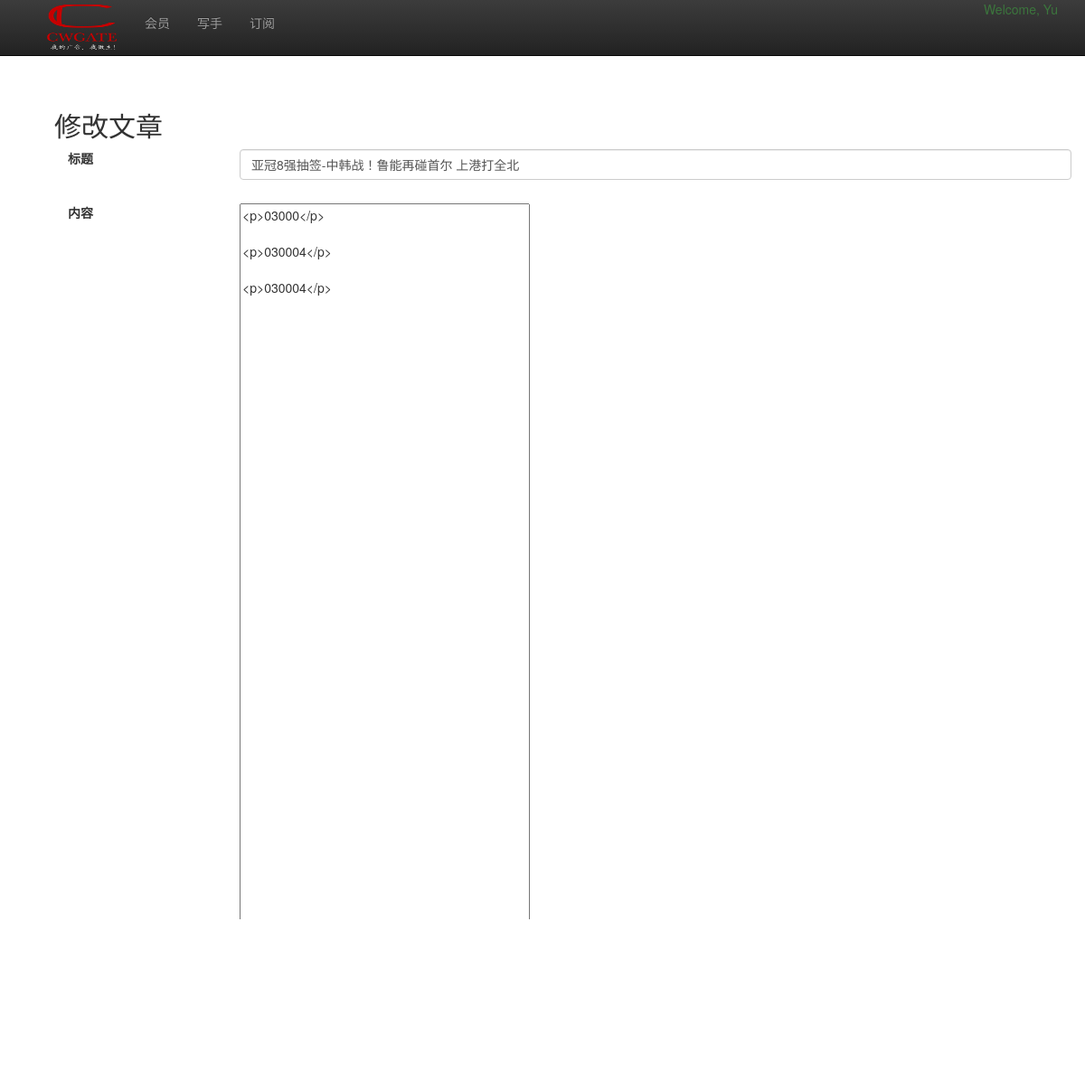
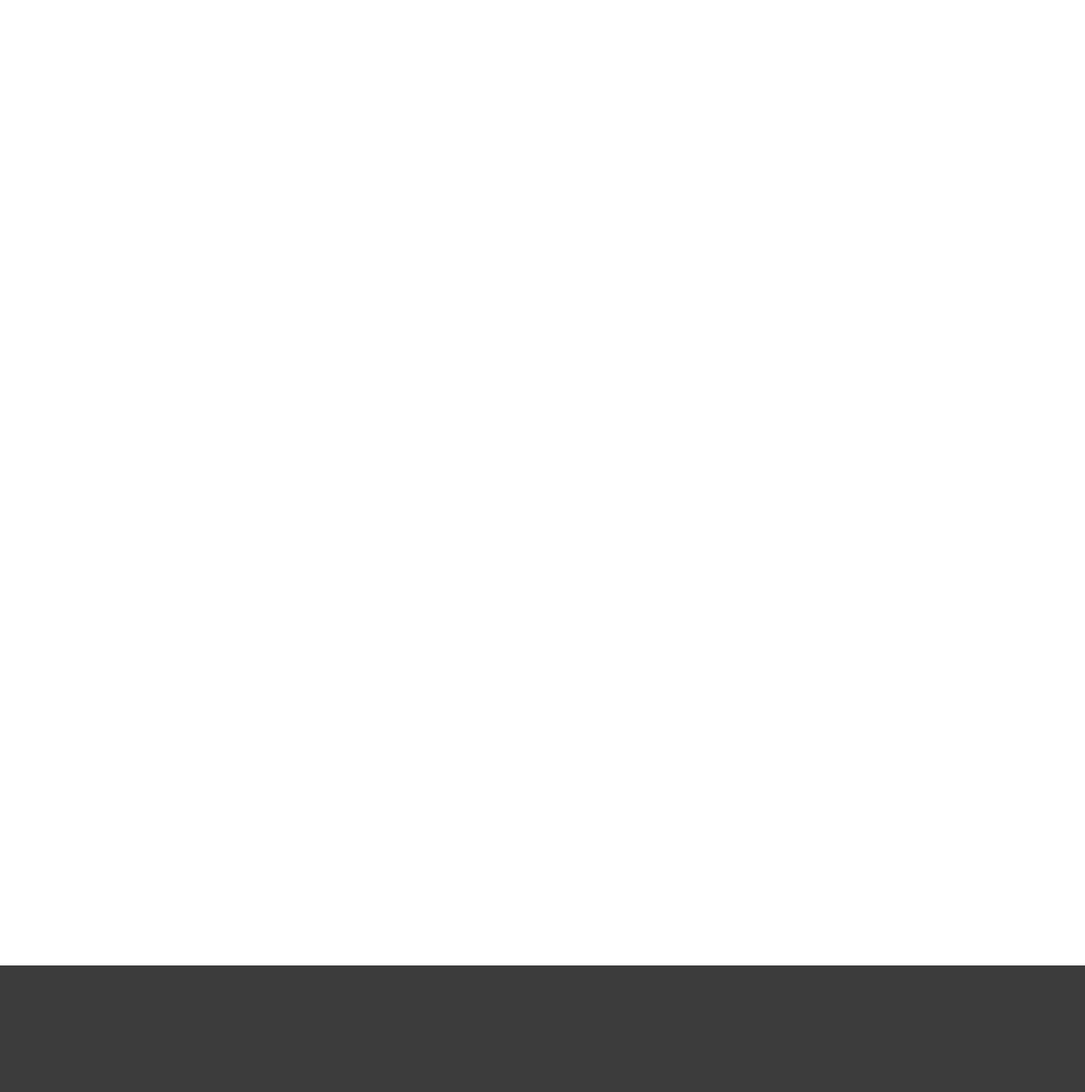
The app's page /editor/articles/1/edit/ (signed in), older data (2 pictures, top to bottom).
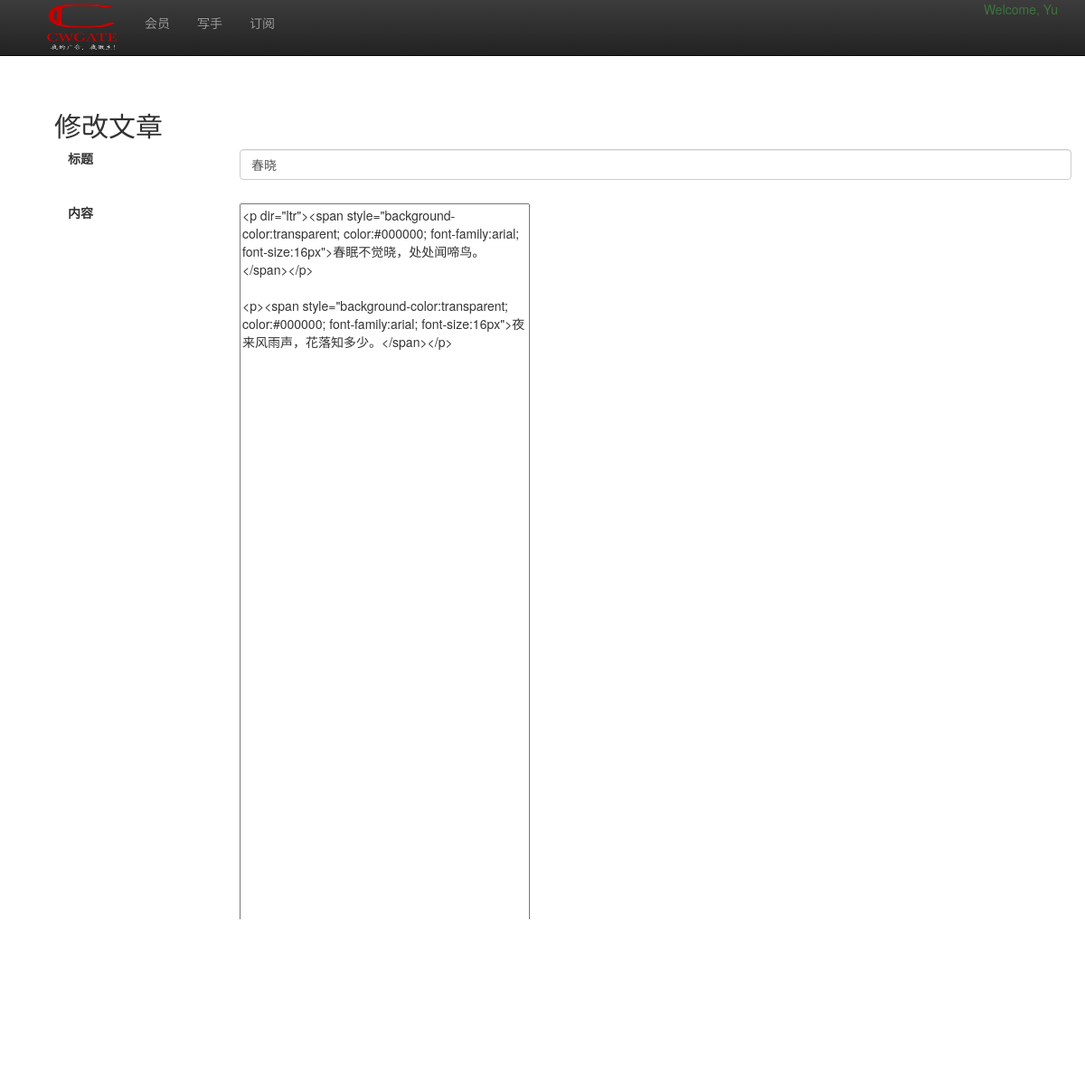
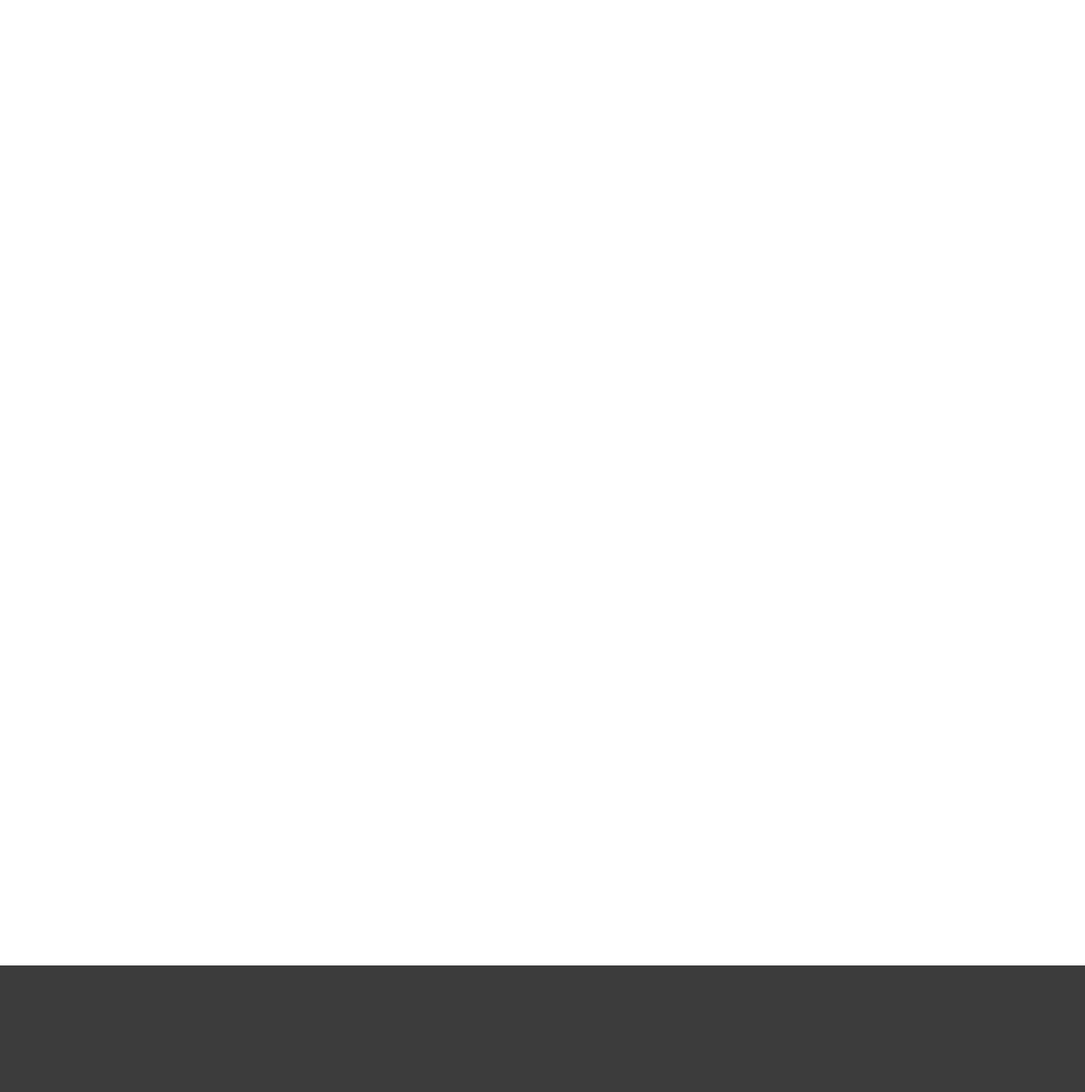
The same page, newer data (2 pictures, top to bottom).
### editor/models.py (models this page shows)
class Articles(models.Model):
    author = models.ForeignKey(Users, related_name='Users', null=True)
    title = models.TextField(null=True)
    content = models.TextField(null=True)
    num_like = models.IntegerField(null=True, default=0)
    num_read = models.IntegerField(null=True, default=0)
    num_frwd = models.IntegerField(null=True, default=0)
    num_para = models.IntegerField(null=True, default=0)

### editor/views.py (the view)
# urls.py: url(r'^articles/(?P<article_id>\d+)/edit/$', views.edit_writer_article, name='edit_writer_article'),
@render_to('editor.html')
@login_required
def edit_writer_article(request, article_id):
    try:
        writer_article = Articles.objects.get(id=article_id)
        form = ArticleForm(
            instance = writer_article
        )
    except Articles.DoesNotExist:
        form = ArticleForm()
    return {
        'form': form,
        'logged_in': _logged_in(request)
    }

### editor/forms.py
class ArticleForm(forms.ModelForm):
    title = forms.CharField(
        widget=forms.TextInput(
            attrs={
                'id': 'text_editor_title',
                'placeholder': '给个标题吧....'
            }
        ),
        required = True
    )
    content = forms.CharField(
        widget=forms.Textarea(
            attrs={
                'id': 'text_editor_pane',
                'placeholder': '加点内容吧....',
                'rows': 100
            }
        ),
        initial='加点内容吧....',
        required = True
    )
    class Meta:
        model = Articles
        fields = ['title', 'content']

### editor/views.py (called while the page is built)
def _logged_in(request):
    if request.user.username:
        return 1
    return 0

### utils/shortcuts.py (called while the page is built)
def render_to(template):
    def render_to_decorator(func):
        @wraps(func)
        def wrapper(request, *args, **kwargs):
            output = func(request, *args, **kwargs)
            if isinstance(output, dict):
                return render_to_response(template, output, RequestContext(request))
            return output
        return wrapper
    return render_to_decorator

### editor/templates/editor.html (shortened to what this page needs)
{% extends 'base.html' %}
{% block content %}
    {% include 'show_writer_article_snippet.html' %}
    {% load wysiwyg %}
    <form action={% url 'editor_index' %} method="post">
<div class="container">
  {% if form.title.value != None %}
    <h2>修改文章</h2>
  {% else %}
    <h2>添加新文章</h2>
  {% endif %}
  <form class="form-horizontal" role="form">
    <div class="form-group">
      <label class="col-sm-2 control-label">标题</label>
      <div class="col-sm-10">
        <input class="form-control" id="{{ form.title.id }}" name="{{ form.title.name }}" type="text" {% if form.title.value != None %} value="{{ form.title.value }}" {% endif %} placeholder="给个标题吧...">
      </div>
      <br/>
      <br/>
      <br/>
      <label class="col-sm-2 control-label">内容</label>
      <div class="col-sm-10">
        {{ form.content }}<br/>
        <input type="submit"  class="btn btn-sm btn-success pull-right" value="提交" />
      </div>
    </div>
   </form>
</div>
{% endblock %}

Row changes from the older to the newer data that the page shows:
changed Articles: title "亚冠8强抽签-中韩战！鲁能再碰首尔 上港打全北" → "春晓"; content "<p>03000</p> <p>030004</p> <p>030004</p>" → "<p dir=\"ltr\"><span style=\"background-color:transparent; color:#000000; font-family:arial; font-size:16px\">春眠不觉晓，处处闻啼鸟。</span></p> <p><span style=\"background-color:transparent; color:#000000; font-family:arial; font-size:16px\">夜来风雨声，花落知多少。</span></p>"
